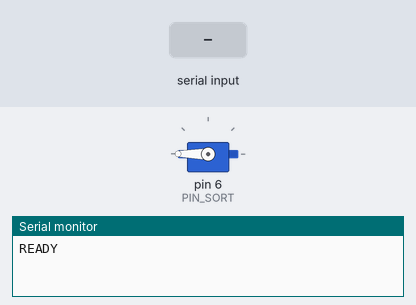
Bench run of a sketch on a simulated Arduino Uno, built with avr-gcc and run on an emulated ATmega328P. On the bench: servo, the last lines printed to the serial monitor. The inputs (shaded band) are chosen by the test bench.

Above: at 2.2 s.
2.3 s: "SORT\n" received over Serial
At 3.0 s:
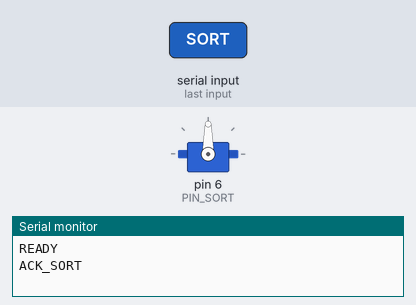
3.8 s: "RESET\n" received over Serial
At 4.2 s:
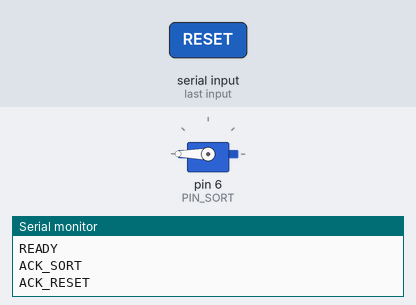
Timing chart, 0 to 6.8 s (numbered marks = the images above; inputs shaded):
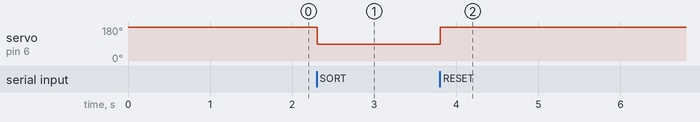

Measured:
- after the input at 2.3 s, servo on pin 6 (PIN_SORT): 180° → 90° at once
- after the input at 3.8 s, servo on pin 6 (PIN_SORT): 90° → 180° at once

The sketch:

bottleguard.ino
```cpp
#include <Servo.h>

#define PIN_SORT 6   // Servo signal pin
#define POS_IDLE 200 // normal position — no defect
#define POS_SORT 90  // sorting position — defect detected

Servo sortServo;
String command = "";

void setup()
{
    Serial.begin(9600);
    sortServo.attach(PIN_SORT);
    sortServo.write(POS_IDLE); // force idle at startup — fixes motor moving on its own
    delay(1000);               // wait for servo to settle before accepting commands
    Serial.println("READY");
}

void loop()
{
    if (Serial.available())
    {
        command = Serial.readStringUntil('\n');
        command.trim();
        command.toUpperCase();

        if (command == "SORT")
        {
            sortServo.write(POS_SORT);
            Serial.println("ACK_SORT");
        }
        else if (command == "RESET")
        {
            sortServo.write(POS_IDLE);
            Serial.println("ACK_RESET");
        }
        else if (command == "STATUS")
        {
            Serial.println("STATUS_OK");
        }
        else
        {
            Serial.println("UNKNOWN_CMD");
        }
    }
}
```
